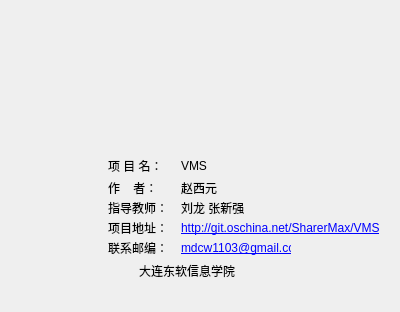
<?xml version="1.0" encoding="UTF-8"?>
<ui version="4.0">
 <class>AboutDialog</class>
 <widget class="QDialog" name="AboutDialog">
  <property name="geometry">
   <rect>
    <x>0</x>
    <y>0</y>
    <width>400</width>
    <height>300</height>
   </rect>
  </property>
  <property name="windowTitle">
   <string>关于</string>
  </property>
  <layout class="QHBoxLayout" name="horizontalLayout_4">
   <item>
    <layout class="QVBoxLayout" name="verticalLayout_3">
     <item>
      <layout class="QHBoxLayout" name="horizontalLayout_3">
       <property name="topMargin">
        <number>20</number>
       </property>
       <property name="rightMargin">
        <number>150</number>
       </property>
       <item>
        <spacer name="horizontalSpacer">
         <property name="orientation">
          <enum>Qt::Horizontal</enum>
         </property>
         <property name="sizeHint" stdset="0">
          <size>
           <width>40</width>
           <height>20</height>
          </size>
         </property>
        </spacer>
       </item>
       <item>
        <widget class="QLabel" name="iconLabel">
         <property name="minimumSize">
          <size>
           <width>100</width>
           <height>100</height>
          </size>
         </property>
         <property name="maximumSize">
          <size>
           <width>100</width>
           <height>100</height>
          </size>
         </property>
         <property name="text">
          <string/>
         </property>
         <property name="scaledContents">
          <bool>true</bool>
         </property>
        </widget>
       </item>
      </layout>
     </item>
     <item>
      <layout class="QHBoxLayout" name="horizontalLayout">
       <property name="leftMargin">
        <number>90</number>
       </property>
       <property name="topMargin">
        <number>20</number>
       </property>
       <item>
        <layout class="QVBoxLayout" name="verticalLayout">
         <item>
          <widget class="QLabel" name="label_10">
           <property name="text">
            <string>项 目 名：</string>
           </property>
          </widget>
         </item>
         <item>
          <widget class="QLabel" name="label">
           <property name="maximumSize">
            <size>
             <width>60</width>
             <height>14</height>
            </size>
           </property>
           <property name="text">
            <string>作    者：</string>
           </property>
          </widget>
         </item>
         <item>
          <widget class="QLabel" name="label_3">
           <property name="maximumSize">
            <size>
             <width>60</width>
             <height>14</height>
            </size>
           </property>
           <property name="text">
            <string>指导教师：</string>
           </property>
          </widget>
         </item>
         <item>
          <widget class="QLabel" name="label_6">
           <property name="maximumSize">
            <size>
             <width>60</width>
             <height>14</height>
            </size>
           </property>
           <property name="text">
            <string>项目地址：</string>
           </property>
          </widget>
         </item>
         <item>
          <widget class="QLabel" name="label_8">
           <property name="maximumSize">
            <size>
             <width>60</width>
             <height>14</height>
            </size>
           </property>
           <property name="text">
            <string>联系邮编：</string>
           </property>
          </widget>
         </item>
        </layout>
       </item>
       <item>
        <layout class="QVBoxLayout" name="verticalLayout_2">
         <item>
          <widget class="QLabel" name="label_11">
           <property name="text">
            <string>VMS</string>
           </property>
          </widget>
         </item>
         <item>
          <widget class="QLabel" name="label_2">
           <property name="maximumSize">
            <size>
             <width>36</width>
             <height>14</height>
            </size>
           </property>
           <property name="text">
            <string>赵西元</string>
           </property>
          </widget>
         </item>
         <item>
          <widget class="QLabel" name="label_4">
           <property name="maximumSize">
            <size>
             <width>70</width>
             <height>14</height>
            </size>
           </property>
           <property name="text">
            <string>刘龙 张新强</string>
           </property>
          </widget>
         </item>
         <item>
          <widget class="QLabel" name="label_7">
           <property name="maximumSize">
            <size>
             <width>216</width>
             <height>14</height>
            </size>
           </property>
           <property name="text">
            <string>&lt;html&gt;&lt;head/&gt;&lt;body&gt;&lt;p&gt;&lt;a href=&quot;http://git.oschina.net/SharerMax/VMS&quot;&gt;&lt;span style=&quot; text-decoration: underline; color:#0000ff;&quot;&gt;http://git.oschina.net/SharerMax/VMS&lt;/span&gt;&lt;/a&gt;&lt;/p&gt;&lt;/body&gt;&lt;/html&gt;</string>
           </property>
           <property name="openExternalLinks">
            <bool>true</bool>
           </property>
          </widget>
         </item>
         <item>
          <widget class="QLabel" name="label_9">
           <property name="maximumSize">
            <size>
             <width>110</width>
             <height>14</height>
            </size>
           </property>
           <property name="text">
            <string>&lt;html&gt;&lt;head/&gt;&lt;body&gt;&lt;p&gt;&lt;a href=&quot;mailto:mdcw1103@gmail.com&quot;&gt;&lt;span style=&quot; text-decoration: underline; color:#0000ff;&quot;&gt;mdcw1103@gmail.com&lt;/span&gt;&lt;/a&gt;&lt;/p&gt;&lt;/body&gt;&lt;/html&gt;</string>
           </property>
           <property name="openExternalLinks">
            <bool>true</bool>
           </property>
          </widget>
         </item>
        </layout>
       </item>
      </layout>
     </item>
     <item>
      <layout class="QHBoxLayout" name="horizontalLayout_2">
       <property name="rightMargin">
        <number>150</number>
       </property>
       <property name="bottomMargin">
        <number>20</number>
       </property>
       <item>
        <spacer name="horizontalSpacer_2">
         <property name="orientation">
          <enum>Qt::Horizontal</enum>
         </property>
         <property name="sizeHint" stdset="0">
          <size>
           <width>40</width>
           <height>20</height>
          </size>
         </property>
        </spacer>
       </item>
       <item>
        <widget class="QLabel" name="label_5">
         <property name="minimumSize">
          <size>
           <width>100</width>
           <height>0</height>
          </size>
         </property>
         <property name="text">
          <string>大连东软信息学院</string>
         </property>
        </widget>
       </item>
      </layout>
     </item>
    </layout>
   </item>
  </layout>
 </widget>
 <resources/>
 <connections/>
</ui>
